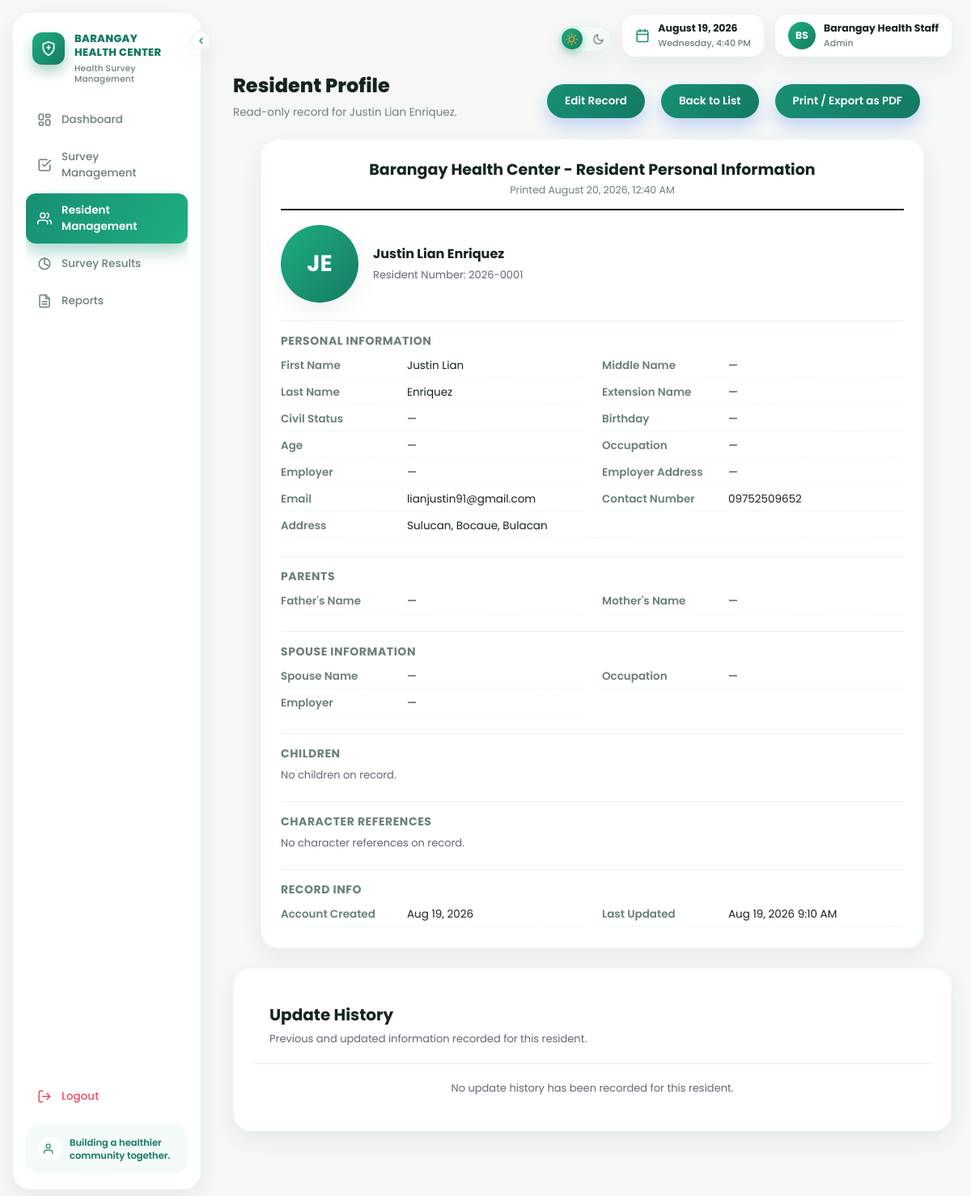
Page /staff/resident_view.php?resident_id=1 (signed in) on the committed database.
### tables this page shows
CREATE TABLE IF NOT EXISTS residents (

    resident_id INT AUTO_INCREMENT PRIMARY KEY,

    resident_number VARCHAR(20) NOT NULL UNIQUE,

    first_name VARCHAR(50) NOT NULL,

    last_name VARCHAR(50) NOT NULL,

    middle_name VARCHAR(50),

    extension_name VARCHAR(10),

    gender ENUM(
        'Male',
        'Female'
    ) DEFAULT NULL,

    civil_status ENUM(
        'Single',
        'Married',
        'Widowed',
        'Separated',
        'Divorced'
    ) DEFAULT NULL,

    email VARCHAR(100),

    contact_number VARCHAR(20),

    address VARCHAR(150),

    birthday DATE DEFAULT NULL,

    age INT DEFAULT NULL,

    occupation VARCHAR(100),

    employer VARCHAR(100),

    employer_address VARCHAR(150),

    father_name VARCHAR(100),

    mother_name VARCHAR(100),

    spouse_name VARCHAR(100),

    spouse_occupation VARCHAR(100),

    spouse_employer VARCHAR(100),

    reference1_name VARCHAR(100),

    reference1_signature VARCHAR(100),

    reference2_name VARCHAR(100),

    reference2_signature VARCHAR(100),

    photo VARCHAR(255) DEFAULT NULL,

    password VARCHAR(255) NOT NULL,

    is_first_login TINYINT(1) NOT NULL DEFAULT 1,

    created_at TIMESTAMP DEFAULT CURRENT_TIMESTAMP,

    updated_at TIMESTAMP
        DEFAULT CURRENT_TIMESTAMP
        ON UPDATE CURRENT_TIMESTAMP

);

### includes/functions.php (called while the page is built, shortened)
<?php
function e($string) {
    return htmlspecialchars($string ?? "", ENT_QUOTES, "UTF-8");
}
function full_resident_name($r) {
    $parts = [
        $r["first_name"] ?? "",
        $r["middle_name"] ?? "",
        $r["last_name"] ?? "",
    ];
    $name = trim(preg_replace("/\s+/", " ", implode(" ", array_filter($parts, fn($p) => trim((string)$p) !== ""))));
    return $name;
}
function resident_photo_url($photo) {
    if (empty($photo)) return null;
    return RESIDENT_PHOTO_URL . rawurlencode($photo);
}
function format_date_display($date) {
    if (empty($date)) return "&mdash;";
    try {
        return (new DateTime($date))->format("M d, Y");
    } catch (Exception $e) {
        return e($date);
    }
}
?>

### staff/resident_view.php (the view, shortened to what this page needs)
<?php
require_once __DIR__ . "/../includes/functions.php";
$resident_id =
    filter_input(
        INPUT_GET,
        "resident_id",
        FILTER_VALIDATE_INT
    );
$stmt =
    $conn->prepare("
        SELECT *
        FROM residents
        WHERE resident_id = ?
        LIMIT 1
    ");
$stmt->bind_param(
    "i",
    $resident_id
);
$stmt->execute();
$resident =
    $stmt
        ->get_result()
        ->fetch_assoc();
$display_name =
    full_resident_name(
        $resident
    );
$photo_url =
    resident_photo_url(
        $resident["photo"] ?? ""
    );
$initials =
    strtoupper(
        substr(
            $resident["first_name"] ?? "",
            0,
            1
        ) .
        substr(
            $resident["last_name"] ?? "",
            0,
            1
        )
    );
$parents = [
    "father_name" =>
        $resident["father_name"] ?? "",
    "mother_name" =>
        $resident["mother_name"] ?? ""
];
$spouse = [
    "spouse_name" =>
        $resident["spouse_name"] ?? "",
    "occupation" =>
        $resident["spouse_occupation"] ?? "",
    "employer" =>
        $resident["spouse_employer"] ?? ""
];
$children = [];
$references = [
    [
        "reference_name" =>
            $resident["reference1_name"] ?? "",
        "signature" =>
            $resident["reference1_signature"] ?? "",
        "reference_order" =>
            1
    ],
    [
        "reference_name" =>
            $resident["reference2_name"] ?? "",
        "signature" =>
            $resident["reference2_signature"] ?? "",
        "reference_order" =>
            2
    ]
];
$references = array_values(
    array_filter(
        $references,
        function ($reference) {
            return
                trim(
                    (string) (
                        $reference["reference_name"] ?? ""
                    )
                ) !== ""
                ||
                trim(
                    (string) (
                        $reference["signature"] ?? ""
                    )
                ) !== "";
        }
    )
);
$history = [];
?>
<!DOCTYPE html>
<html lang="en">
<head>
<link
    rel="stylesheet"
    href="../assets/css/style.css?v=<?= filemtime(__DIR__ . "/../assets/css/style.css") ?>"
>
</head>
<body>
<?php
include __DIR__ . "/../includes/staff_nav.php";
?>
<div class="container">
<?php
include __DIR__ . "/../includes/staff_topbar.php";
?>
<div
    class="welcome-header no-print"
>
    <div>
        <h1>
            Resident Profile
        </h1>
        <p>
            Read-only record for
            <?= e($display_name) ?>.
        </p>
    </div>
    <div
        class="table-actions-res"
    >
        <a
            class="btn"
            href="resident_edit.php?resident_id=<?= $resident_id ?>"
        >
            Edit Record
        </a>
        <a
            class="btn"
            href="resident_management.php"
        >
            Back to List
        </a>
        <button
            type="button"
            class="btn"
            onclick="window.print()"
        >
            Print / Export as PDF
        </button>
    </div>
</div>
<div
    class="card print-sheet"
>
    <div
        class="print-header"
    >
        <h1>
            Barangay Health Center -
            Resident Personal Information
        </h1>
        <p>
            Printed
            <?= date("F j, Y, g:i A") ?>
        </p>
    </div>
    <div
        class="photo-uploader"
        style="margin-bottom:16px;"
    >
        <div
            class="avatar-lg"
        >
            <?php if (
                $photo_url
            ): ?>
                <img
                    src="<?= e($photo_url) ?>"
                    alt="Resident photo"
                >
            <?php else: ?>
                <?= e($initials) ?>
            <?php endif; ?>
        </div>
        <div>
            <strong
                style="font-size:16px;"
            >
                <?= e(
                    $display_name
                ) ?>
            </strong>
            <br>
            <span
                style="
                    color:#667;
                    font-size:13px;
                "
            >
                Resident Number:
                <?= e(
                    $resident[
                        "resident_number"
                    ]
                ) ?>
            </span>
        </div>
    </div>
    <div
        class="form-section-title"
    >
        Personal Information
    </div>
    <div
        class="print-info-grid"
    >
        <div class="info-row">
            <strong>
                First Name
            </strong>
            <span>
                <?= e(
                    $resident["first_name"] ?? ""
                ) ?: "—" ?>
            </span>
        </div>
        <div class="info-row">
            <strong>
                Middle Name
            </strong>
            <span>
                <?= e(
                    $resident["middle_name"] ?? ""
                ) ?: "—" ?>
            </span>
        </div>
        <div class="info-row">
            <strong>
                Last Name
            </strong>
            <span>
                <?= e(
                    $resident["last_name"] ?? ""
                ) ?: "—" ?>
            </span>
        </div>
        <div class="info-row">
            <strong>
                Extension Name
            </strong>
            <span>
                <?= e(
                    $resident["extension_name"] ?? ""
                ) ?: "—" ?>
            </span>
        </div>
        <div class="info-row">
            <strong>
                Civil Status
            </strong>
            <span>
                <?= e(
                    $resident["civil_status"] ?? ""
                ) ?: "—" ?>
            </span>
        </div>
        <div class="info-row">
            <strong>
                Birthday
            </strong>
            <span>
                <?= format_date_display(
                    $resident["birthday"] ?? null
                ) ?>
            </span>
        </div>
        <div class="info-row">
            <strong>
                Age
            </strong>
            <span>
                <?= $resident["age"] !== null &&
                    $resident["age"] !== ""
                    ? e($resident["age"])
                    : "—"
                ?>
            </span>
        </div>
        <div class="info-row">
            <strong>
                Occupation
            </strong>
            <span>
                <?= e(
                    $resident["occupation"] ?? ""
                ) ?: "—" ?>
            </span>
        </div>
        <div class="info-row">
            <strong>
                Employer
            </strong>
            <span>
                <?= e(
                    $resident["employer"] ?? ""
                ) ?: "—" ?>
            </span>
        </div>
        <div class="info-row">
            <strong>
                Employer Address
            </strong>
            <span>
                <?= e(
                    $resident["employer_address"] ?? ""
                ) ?: "—" ?>
            </span>
        </div>
        <div class="info-row">
            <strong>
                Email
            </strong>
            <span>
                <?= e(
                    $resident["email"] ?? ""
                ) ?: "—" ?>
            </span>
        </div>
        <div class="info-row">
            <strong>
                Contact Number
            </strong>
            <span>
                <?= e(
                    $resident["contact_number"] ?? ""
                ) ?: "—" ?>
            </span>
        </div>
        <div
            class="info-row"
            style="grid-column:1/-1;"
        >
            <strong>
                Address
            </strong>
            <span>
                <?= e(
                    $resident["address"] ?? ""
                ) ?: "—" ?>
            </span>
        </div>
    </div>
    <div
        class="form-section-title"
    >
        Parents
    </div>
    <div
        class="print-info-grid"
    >
        <div class="info-row">
            <strong>
                Father's Name
            </strong>
            <span>
                <?= e(
                    $parents["father_name"]
                ) ?: "—" ?>
            </span>
        </div>
        <div class="info-row">
            <strong>
                Mother's Name
            </strong>
            <span>
                <?= e(
                    $parents["mother_name"]
                ) ?: "—" ?>
            </span>
        </div>
    </div>
    <div
        class="form-section-title"
    >
        Spouse Information
    </div>
    <div
        class="print-info-grid"
    >
        <div class="info-row">
            <strong>
                Spouse Name
            </strong>
            <span>
                <?= e(
                    $spouse["spouse_name"]
                ) ?: "—" ?>
            </span>
        </div>
        <div class="info-row">
            <strong>
                Occupation
            </strong>
            <span>
                <?= e(
                    $spouse["occupation"]
                ) ?: "—" ?>
            </span>
        </div>
        <div class="info-row">
            <strong>
                Employer
            </strong>
            <span>
                <?= e(
                    $spouse["employer"]
                ) ?: "—" ?>
            </span>
        </div>
    </div>
    <div
        class="form-section-title"
    >
        Children
    </div>
    <?php if (
        count($children) === 0
    ): ?>
        <p
            style="
                font-size:13px;
                color:#667;
            "
        >
            No children on record.
        </p>
    <?php endif; ?>
    <div
        class="form-section-title"
    >
        Character References
    </div>
    <?php if (
        count($references) === 0
    ): ?>
        <p
            style="
                font-size:13px;
                color:#667;
            "
        >
            No character references on record.
        </p>
    <?php endif; ?>
    <div
        class="form-section-title"
    >
        Record Info
    </div>
    <div
        class="print-info-grid"
    >
        <div class="info-row">
            <strong>
                Account Created
            </strong>
            <span>
                <?= format_date_display(
                    $resident["created_at"]
                        ? substr(
                            $resident["created_at"],
                            0,
                            10
                        )
                        : null
                ) ?>
            </span>
        </div>
        <div class="info-row">
            <strong>
                Last Updated
            </strong>
            <span>
                <?= $resident["updated_at"]
                    ? e(
                        date(
                            "M d, Y g:i A",
                            strtotime(
                                $resident["updated_at"]
                            )
                        )
                    )
                    : "—"
                ?>
            </span>
        </div>
    </div>
</div>
<div
    class="resident-update-history"
>
    <div
        class="card"
    >
        <div
            class="resident-update-history-header"
        >
            <div>
                <h2>
                    Update History
                </h2>
                <p>
                    Previous and updated information recorded for this resident.
                </p>
            </div>
        </div>
        <?php if (
            count($history) === 0
        ): ?>
            <div
                class="resident-history-empty"
                style="
                    padding:20px;
                    text-align:center;
                    color:#667;
                    font-size:13px;
                "
            >
                No update history has been recorded
                for this resident.
            </div>
        <?php endif; ?>
    </div>
</div>
</div>
</body>
</html>

### rows in the picture
residents: initials "JE", resident_number "2026-0001", first_name "Justin Lian", middle_name "—", last_name "Enriquez", extension_name "—", civil_status "—", birthday "—", occupation "—", employer "—", employer_address "—", email "lianjustin91@gmail.com", contact_number "09752509652", address "Sulucan, Bocaue, Bulacan", father_name+mother_name "—", created_at "Aug 19, 2026", updated_at "Aug 19, 2026 9:10 AM"

### other values in the picture
$staff_initials "BS"
$_SESSION["staff_name"] "Barangay Health Staff"
$_SESSION["staff_role"] "Admin"
$display_name "Justin Lian Enriquez"
